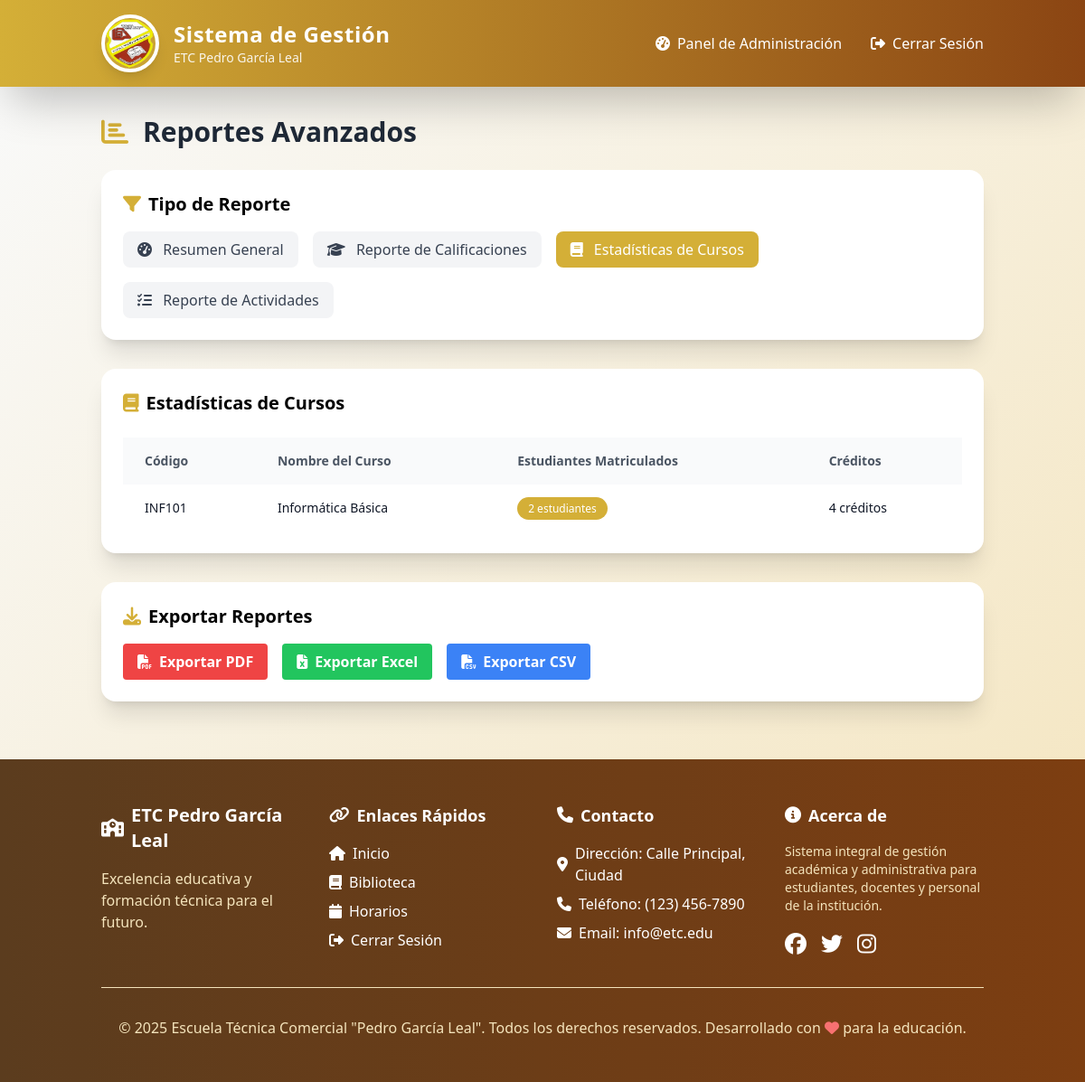
The app's page /modules/admin/reports.php?type=courses (signed in), older data.
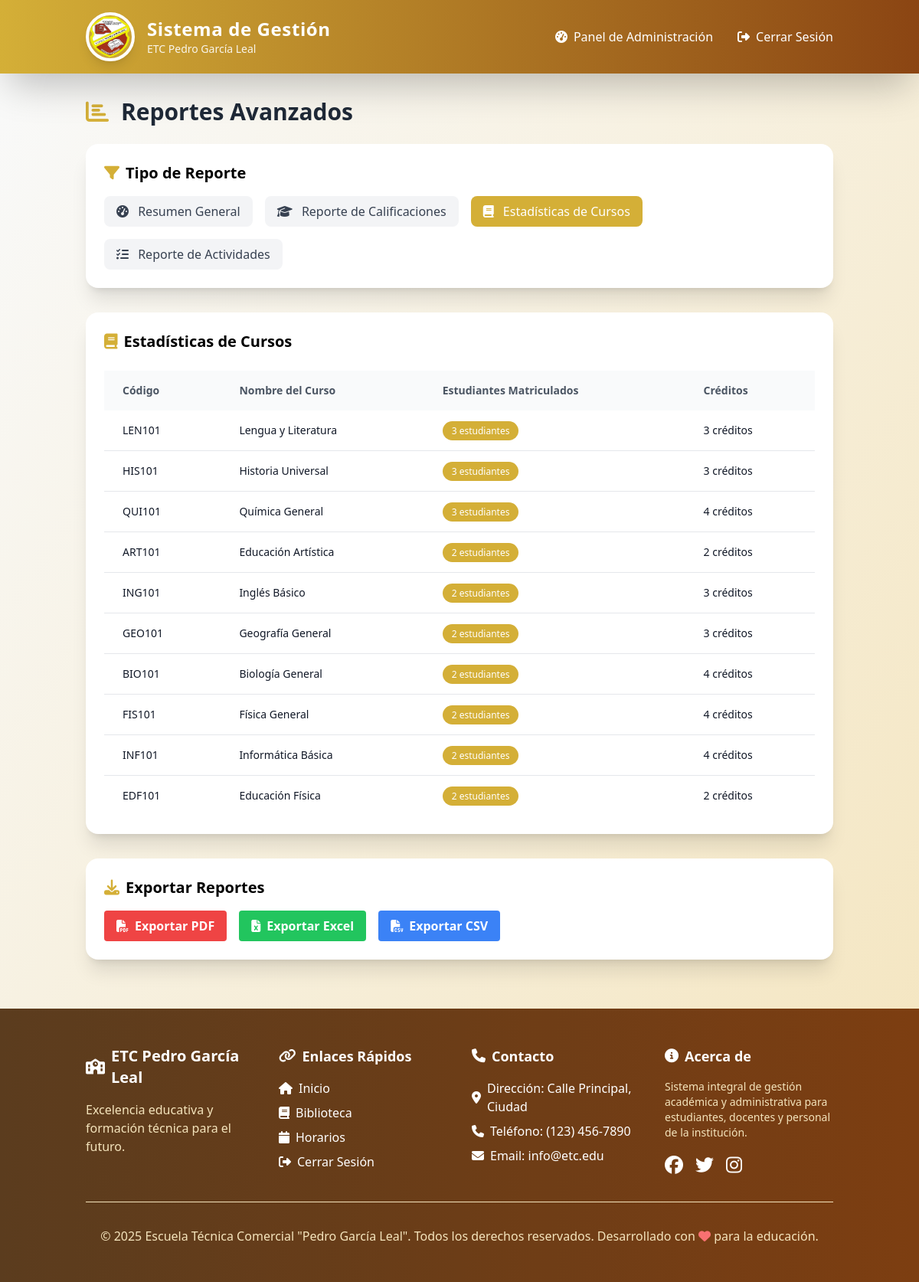
The same page, newer data.
### tables this page shows
CREATE TABLE `courses` (
  `id` int(11) NOT NULL,
  `code` varchar(20) NOT NULL,
  `name` varchar(100) NOT NULL,
  `credits` int(11) NOT NULL,
  `description` text DEFAULT NULL
);

### modules/admin/reports.php (the view, shortened to what the changed rows need)
<?php require_once '../../includes/config.php'; ?>
<?php include '../../templates/header.php'; ?>
<?php
$report_type = isset($_GET['type']) ? $_GET['type'] : 'overview';
$total_users = $pdo->query("SELECT COUNT(*) FROM users")->fetchColumn();
$total_students = $pdo->query("SELECT COUNT(*) FROM users WHERE role = 'student'")->fetchColumn();
$total_teachers = $pdo->query("SELECT COUNT(*) FROM users WHERE role = 'teacher'")->fetchColumn();
$total_courses = $pdo->query("SELECT COUNT(*) FROM courses")->fetchColumn();
$total_enrollments = $pdo->query("SELECT COUNT(*) FROM enrollments WHERE status = 'enrolled'")->fetchColumn();
$total_library_resources = $pdo->query("SELECT COUNT(*) FROM library_resources")->fetchColumn();
$total_activities = $pdo->query("SELECT COUNT(*) FROM activities")->fetchColumn();
$total_schedules = $pdo->query("SELECT COUNT(*) FROM schedules")->fetchColumn();
$course_stats = $pdo->prepare("
    SELECT c.name, c.code, COUNT(e.student_id) as enrolled_count
    FROM courses c
    LEFT JOIN enrollments e ON c.id = e.course_id AND e.status = 'enrolled'
    GROUP BY c.id, c.name, c.code
    ORDER BY enrolled_count DESC
    LIMIT 10
");
$course_stats->execute();
$top_courses = $course_stats->fetchAll(PDO::FETCH_ASSOC);
$recent_activities = $pdo->query("
    SELECT a.title, c.name as course_name, u.name as teacher_name,
           COUNT(s.id) as submissions, a.due_date
    FROM activities a
    JOIN courses c ON a.course_id = c.id
    JOIN users u ON a.teacher_id = u.id
    LEFT JOIN submissions s ON a.id = s.activity_id
    GROUP BY a.id, a.title, c.name, u.name, a.due_date
    ORDER BY a.created_at DESC
    LIMIT 5
")->fetchAll(PDO::FETCH_ASSOC);
?>
<main class="container mx-auto px-6 py-8">
    <h2 class="text-3xl font-bold text-gray-800 mb-6 animate-slide-in-left flex items-center">
        <i class="fas fa-chart-bar mr-4 text-primary"></i>
        Reportes Avanzados
    </h2>
    <?php if ($report_type == 'overview'): ?>
        <div class="grid md:grid-cols-2 lg:grid-cols-4 gap-6 mb-8">
            <div class="bg-white p-6 rounded-2xl shadow-xl animate-fade-in-up">
                <div class="flex items-center justify-between">
                    <div>
                        <p class="text-gray-600 text-sm font-medium">Total Usuarios</p>
                        <p class="text-3xl font-bold text-primary"><?php echo number_format($total_users); ?></p>
                        <p class="text-xs text-gray-500 mt-1"><?php echo $total_students; ?> estudiantes, <?php echo $total_teachers; ?> docentes</p>
                    </div>
                    <div class="text-4xl text-primary opacity-70">
                        <i class="fas fa-users"></i>
                    </div>
                </div>
            </div>
            <div class="bg-white p-6 rounded-2xl shadow-xl animate-fade-in-up" style="animation-delay: 0.1s">
                <div class="flex items-center justify-between">
                    <div>
                        <p class="text-gray-600 text-sm font-medium">Cursos Activos</p>
                        <p class="text-3xl font-bold text-secondary"><?php echo number_format($total_courses); ?></p>
                        <p class="text-xs text-gray-500 mt-1"><?php echo $total_enrollments; ?> matriculados</p>
                    </div>
                    <div class="text-4xl text-secondary opacity-70">
                        <i class="fas fa-book-open"></i>
                    </div>
                </div>
            </div>
            <div class="bg-white p-6 rounded-2xl shadow-xl animate-fade-in-up" style="animation-delay: 0.2s">
                <div class="flex items-center justify-between">
                    <div>
                        <p class="text-gray-600 text-sm font-medium">Recursos Biblioteca</p>
                        <p class="text-3xl font-bold text-accent"><?php echo number_format($total_library_resources); ?></p>
                        <p class="text-xs text-gray-500 mt-1">Materiales disponibles</p>
                    </div>
                    <div class="text-4xl text-accent opacity-70">
                        <i class="fas fa-file-alt"></i>
                    </div>
                </div>
            </div>
            <div class="bg-white p-6 rounded-2xl shadow-xl animate-fade-in-up" style="animation-delay: 0.3s">
                <div class="flex items-center justify-between">
                    <div>
                        <p class="text-gray-600 text-sm font-medium">Actividades Totales</p>
                        <p class="text-3xl font-bold text-purple-600"><?php echo number_format($total_activities); ?></p>
                        <p class="text-xs text-gray-500 mt-1"><?php echo $total_schedules; ?> horarios programados</p>
                    </div>
                    <div class="text-4xl text-purple-600 opacity-70">
                        <i class="fas fa-tasks"></i>
                    </div>
                </div>
            </div>
        </div>
        <div class="bg-white p-6 rounded-2xl shadow-xl animate-fade-in-up">
            <h3 class="text-xl font-semibold mb-6 flex items-center">
                <i class="fas fa-clock mr-2 text-primary"></i>
                Actividades Recientes
            </h3>
            <div class="space-y-4">
                <?php foreach ($recent_activities as $activity): ?>
                    <div class="flex items-center justify-between p-4 bg-gray-50 rounded-lg">
                        <div class="flex-1">
                            <h4 class="font-semibold text-gray-800"><?php echo htmlspecialchars($activity['title']); ?></h4>
                            <p class="text-sm text-gray-600">
                                <?php echo htmlspecialchars($activity['course_name']); ?> -
                                Docente: <?php echo htmlspecialchars($activity['teacher_name']); ?>
                            </p>
                        </div>
                        <div class="text-right">
                            <div class="text-sm text-gray-500">
                                <i class="fas fa-calendar mr-1"></i>
                                <?php echo date('d/m/Y', strtotime($activity['due_date'])); ?>
                            </div>
                            <div class="text-sm font-medium text-primary">
                                <?php echo $activity['submissions']; ?> entregas
                            </div>
                        </div>
                    </div>
                <?php endforeach; ?>
            </div>
        </div>
    <?php elseif ($report_type == 'courses'): ?>
        <div class="bg-white p-6 rounded-2xl shadow-xl animate-fade-in-up">
            <div class="overflow-x-auto">
                <table class="min-w-full table-auto">
                    <thead>
                        <tr class="bg-gray-50">
                            <th class="px-6 py-4 text-left text-sm font-semibold text-gray-600">Código</th>
                            <th class="px-6 py-4 text-left text-sm font-semibold text-gray-600">Nombre del Curso</th>
                            <th class="px-6 py-4 text-left text-sm font-semibold text-gray-600">Estudiantes Matriculados</th>
                            <th class="px-6 py-4 text-left text-sm font-semibold text-gray-600">Créditos</th>
                        </tr>
                    </thead>
                    <tbody class="divide-y divide-gray-200">
                        <?php foreach ($top_courses as $course): ?>
                            <tr class="hover:bg-gray-50 transition duration-200">
                                <td class="px-6 py-4 text-sm font-medium text-gray-900"><?php echo htmlspecialchars($course['code']); ?></td>
                                <td class="px-6 py-4 text-sm text-gray-900"><?php echo htmlspecialchars($course['name']); ?></td>
                                <td class="px-6 py-4 text-sm text-gray-900">
                                    <span class="bg-primary text-white px-3 py-1 rounded-full text-xs font-medium">
                                        <?php echo $course['enrolled_count']; ?> estudiantes
                                    </span>
                                </td>
                                <td class="px-6 py-4 text-sm text-gray-900">
                                    <?php
                                    $credits = $pdo->prepare("SELECT credits FROM courses WHERE id = ?");
                                    $credits->execute([$pdo->query("SELECT id FROM courses WHERE code = '{$course['code']}'")->fetchColumn()]);
                                    echo $credits->fetchColumn();
                                    ?> créditos
                                </td>
                            </tr>
                        <?php endforeach; ?>
                    </tbody>
                </table>
            </div>
        </div>
    <?php endif; ?>
</main>
<?php include '../../templates/footer.php'; ?>

Row changes from the older to the newer data that the page shows:
added courses: credits "3"
added courses: credits "3"
added courses: credits "4"
added courses: credits "2"
added courses: credits "3"
added courses: credits "3"
added courses: credits "4"
added courses: credits "4"
added courses: credits "2"
Text that changed along with them:
new list line: "LEN101 Lengua y Literatura 3 estudiantes créditos"
new list line: "HIS101 Historia Universal 3 estudiantes créditos"
new list line: "QUI101 Química General 3 estudiantes créditos"
new list line: "ART101 Educación Artística 2 estudiantes créditos"
new list line: "ING101 Inglés Básico 2 estudiantes créditos"
new list line: "GEO101 Geografía General 2 estudiantes créditos"
new list line: "BIO101 Biología General 2 estudiantes créditos"
new list line: "FIS101 Física General 2 estudiantes créditos"
new list line: "EDF101 Educación Física 2 estudiantes créditos"
